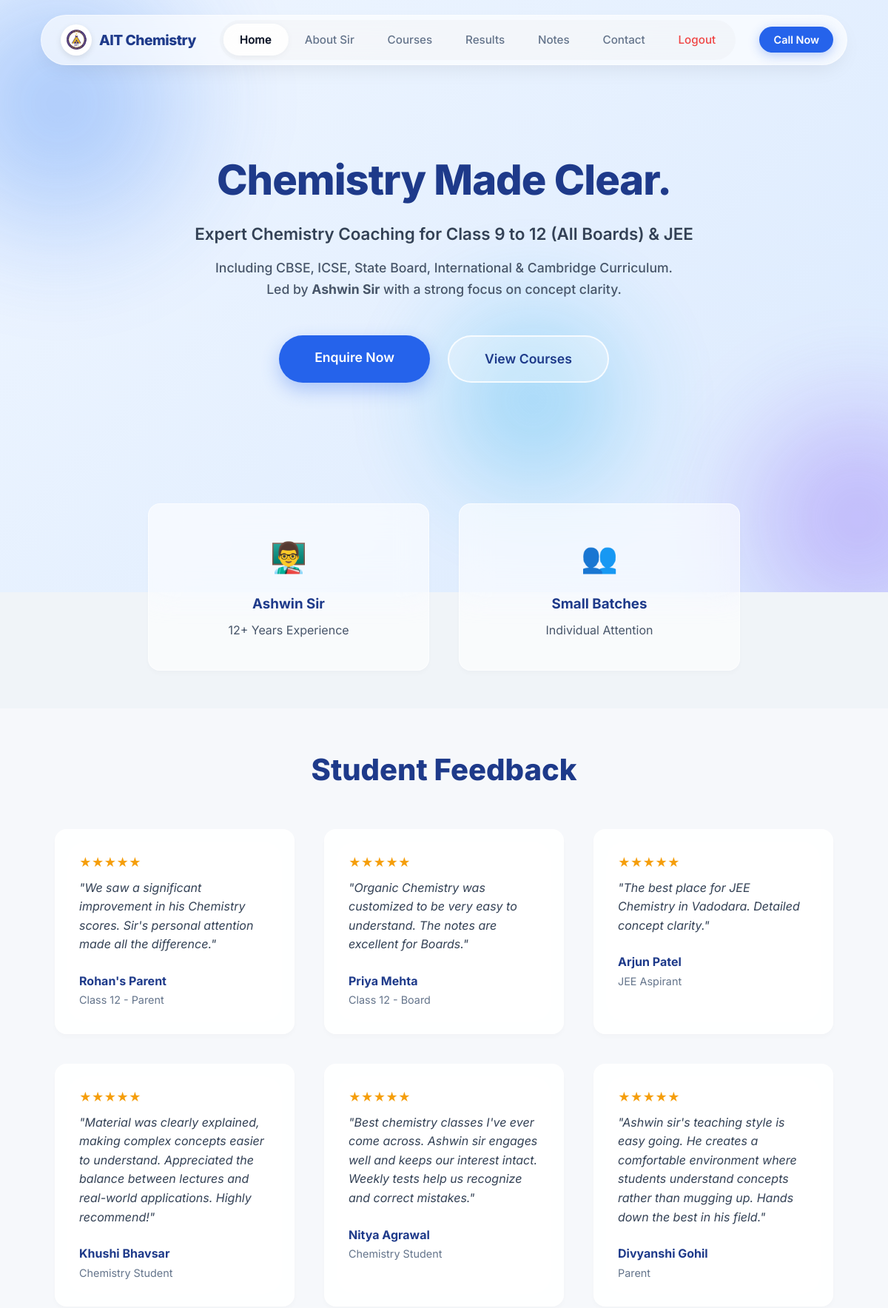
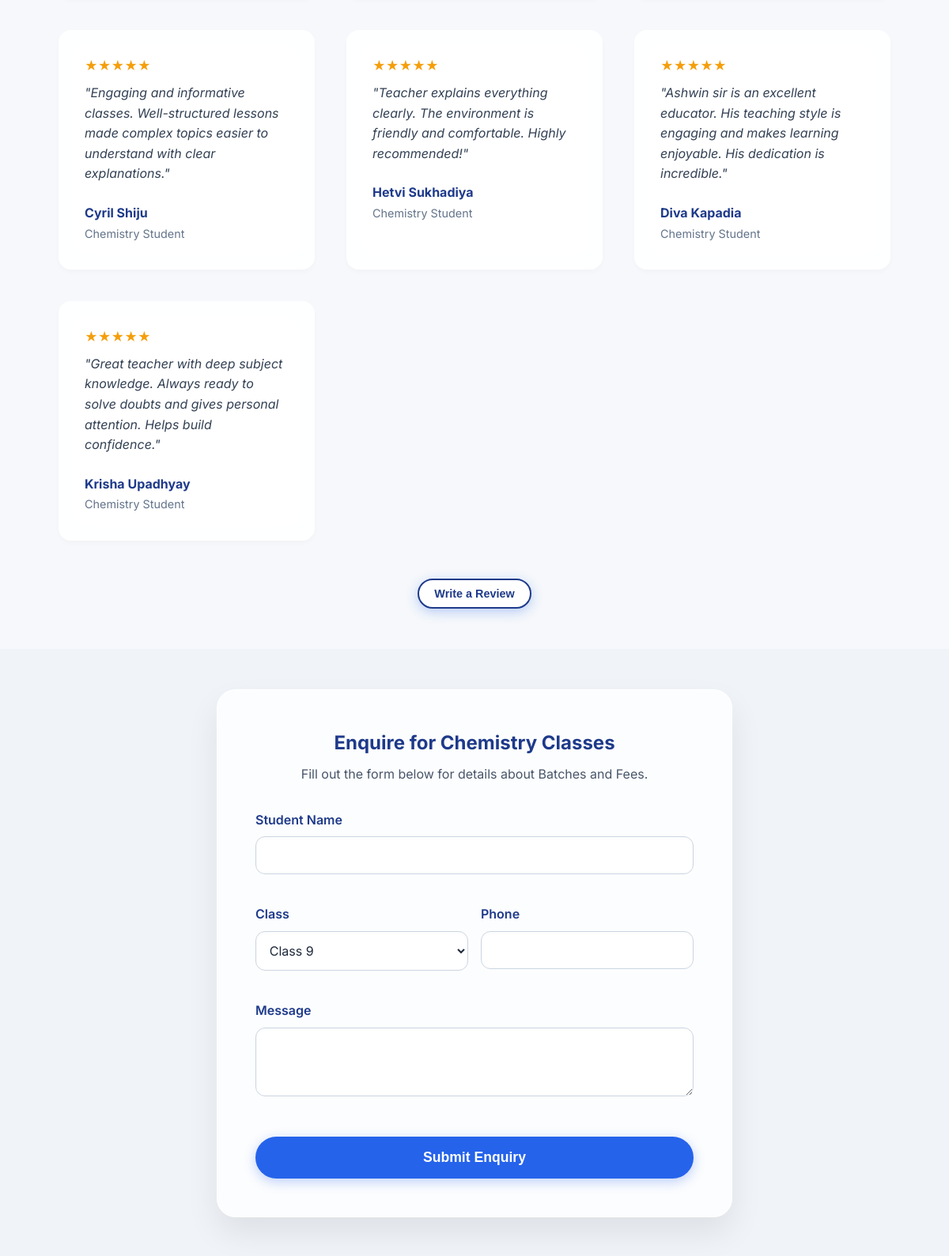
The page / (signed in, upper part) on the database its author committed (2 pictures, top to bottom).
### tables this page shows
CREATE TABLE testimonials (
    id INTEGER PRIMARY KEY AUTOINCREMENT,
    student_name TEXT NOT NULL,
    content TEXT NOT NULL,
    class_info TEXT NOT NULL,
    rating INTEGER DEFAULT 5,
    is_featured INTEGER DEFAULT 0
);

### app.py (the view)
@app.route('/')
def home():
    conn = get_db()
    testimonials = conn.execute('SELECT * FROM testimonials WHERE is_featured = 1').fetchall()
    return render_template('home.html', testimonials=testimonials, page_class='home-page')

### app.py (called while the page is built)
def get_db():
    db = getattr(g, '_database', None)
    if db is None:
        db = g._database = sqlite3.connect(DATABASE)
        db.row_factory = sqlite3.Row
    return db

@app.teardown_appcontext
def close_connection(exception):
    db = getattr(g, '_database', None)
    if db is not None:
        db.close()

### templates/home.html (shortened to what this page needs)
{% extends "base.html" %}
{% block content %}
<section class="hero"
    style="min-height: 85vh; padding-top: 50px; display: flex; flex-direction: column; justify-content: center; position: relative;">
    <div class="container" style="text-align: center; max-width: 900px;">
        <h1
            style="font-size: 3.5rem; color: #1e3a8a; margin-bottom: 1.5rem; font-weight: 800; letter-spacing: -1px; line-height: 1.1;">
            Chemistry Made Clear.
        </h1>
        <div class="desktop-only">
            <p style="font-size: 1.4rem; color: #334155; margin-bottom: 1rem; font-weight: 600; line-height: 1.5;">
                Expert Chemistry Coaching for Class 9 to 12 (All Boards) & JEE
            </p>
            <p style="font-size: 1.1rem; color: #475569; margin-bottom: 3rem; font-weight: 500;">
                Including CBSE, ICSE, State Board, International & Cambridge Curriculum.<br>
                Led by <strong>Ashwin Sir</strong> with a strong focus on concept clarity.
            </p>
        </div>
        <div style="display: flex; gap: 1.5rem; justify-content: center; flex-wrap: wrap;">
            <a href="#enquire-section" class="nav-btn"
                style="padding: 1rem 3rem; font-size: 1.1rem; box-shadow: 0 10px 25px rgba(37, 99, 235, 0.3);">
                Enquire Now
            </a>
            <a href="{{ url_for('courses') }}" class="glass-btn-outline"
                style="padding: 1rem 3rem; font-size: 1.1rem; border-radius: 50px; border: 2px solid #1e3a8a; color: #1e3a8a; font-weight: 600; text-decoration: none; transition: all 0.3s;">
                View Courses
            </a>
        </div>
    </div>
</section>
<section class="section" style="padding-top: 0;">
    <div class="container">
        <div class="grid-3" style="grid-template-columns: repeat(2, 1fr); max-width: 800px; margin: 0 auto;">
            <div class="glass-card" style="text-align: center; padding: 2.5rem 2rem;">
                <div style="font-size: 2.5rem; margin-bottom: 1rem;">👨‍🏫</div>
                <h3 style="color: #1e3a8a; margin-bottom: 0.5rem;">Ashwin Sir</h3>
                <p style="color: #475569;">12+ Years Experience</p>
            </div>
            <div class="glass-card" style="text-align: center; padding: 2.5rem 2rem;">
                <div style="font-size: 2.5rem; margin-bottom: 1rem;">👥</div>
                <h3 style="color: #1e3a8a; margin-bottom: 0.5rem;">Small Batches</h3>
                <p style="color: #475569;">Individual Attention</p>
            </div>
        </div>
    </div>
</section>
<section class="section" style="background: rgba(255,255,255,0.4);">
    <div class="container">
        <h2 class="section-title" style="margin-bottom: 3rem; color: #1e3a8a;">Student Feedback</h2>
        <div class="grid-3">
            {% for testimonial in testimonials %}
            <div class="glass-card" style="background: rgba(255, 255, 255, 0.85);">
                <div style="color: #f59e0b; margin-bottom: 0.5rem;">★★★★★</div>
                <p style="font-style: italic; color: #334155; margin-bottom: 1.5rem;">"{{ testimonial.content }}"</p>
                <div>
                    <strong style="color: #1e3a8a; display: block;">{{ testimonial.student_name }}</strong>
                    <span style="color: #64748b; font-size: 0.9rem;">{{ testimonial.class_info }}</span>
                </div>
            </div>
            {% endfor %}
        </div>
    </div>
    <div style="text-align: center; margin-top: 3rem;">
        <button id="toggleReviewForm" class="nav-btn"
            style="background: white; color: #1e3a8a; border: 2px solid #1e3a8a;">
            Write a Review
        </button>
    </div>
</section>
<section id="enquire-section" class="section">
    <div class="container" style="max-width: 700px;">
        <div class="glass-panel"
            style="padding: 3rem; background: rgba(255, 255, 255, 0.8); border: 1px solid rgba(255,255,255,0.8); box-shadow: 0 20px 40px rgba(0,0,0,0.08);">
            <div style="text-align: center; margin-bottom: 2rem;">
                <h2 style="color: #1e3a8a; margin-bottom: 0.5rem;">Enquire for Chemistry Classes</h2>
                <p style="color: #475569;">Fill out the form below for details about Batches and Fees.</p>
            </div>
            <form action="{{ url_for('submit_enquiry') }}" method="POST">
                <div style="margin-bottom: 1.2rem;">
                    <label style="display: block; margin-bottom: 0.5rem; color: #1e3a8a; font-weight: 600;">Student
                        Name</label>
                    <input type="text" name="name" required
                        style="background: white; border: 1px solid #cbd5e1; padding: 0.8rem;">
                </div>
                <div style="display: grid; grid-template-columns: 1fr 1fr; gap: 1rem; margin-bottom: 1.2rem;">
                    <div>
                        <label
                            style="display: block; margin-bottom: 0.5rem; color: #1e3a8a; font-weight: 600;">Class</label>
                        <select name="class_type"
                            style="background: white; border: 1px solid #cbd5e1; padding: 0.8rem;">
                            <option>Class 9</option>
                        </select>
                    </div>
                    <div>
                        <label
                            style="display: block; margin-bottom: 0.5rem; color: #1e3a8a; font-weight: 600;">Phone</label>
                        <input type="tel" name="phone" required
                            style="background: white; border: 1px solid #cbd5e1; padding: 0.8rem;">
                    </div>
                </div>
                <div style="margin-bottom: 1.5rem;">
                    <label
                        style="display: block; margin-bottom: 0.5rem; color: #1e3a8a; font-weight: 600;">Message</label>
                    <textarea name="message" rows="3"
                        style="background: white; border: 1px solid #cbd5e1; padding: 0.8rem;"></textarea>
                </div>
                <button type="submit" class="nav-btn"
                    style="width: 100%; padding: 1rem; font-size: 1.1rem; margin: 0;">Submit Enquiry</button>
            </form>
        </div>
    </div>
</section>
{% endblock %}

### static/css/style.css (style rules this page uses)
html { scroll-behavior: smooth; }
* { box-sizing: border-box; margin: 0; padding: 0; }
body { font-family: 'Inter', -apple-system, BlinkMacSystemFont, "Segoe UI", Roboto, sans-serif; color: var(--text-color); background: #f0f4f8; min-height: 100vh; width: 100%; max-width: 100%; overflow-x: hidden; line-height: 1.6; position: relative; }
.glass-panel { background: var(--glass-bg); backdrop-filter: var(--glass-blur); -webkit-backdrop-filter: var(--glass-blur); border: var(--glass-border); box-shadow: var(--glass-shadow); border-radius: var(--radius-lg); transition: transform 0.3s ease; }
.glass-card { background: rgba(255, 255, 255, 0.6); backdrop-filter: blur(20px); -webkit-backdrop-filter: blur(20px); border: 1px solid rgba(255, 255, 255, 0.6); border-radius: var(--radius-md); padding: 2rem; transition: var(--transition); position: relative; overflow: hidden; box-shadow: 0 4px 6px rgba(0, 0, 0, 0.02); color: var(--text-color); }
.glass-card h3, .glass-card h2 { color: #1e3a8a; }
input, textarea, select { width: 100%; padding: 1rem 1.2rem; border-radius: 12px; border: 1px solid rgba(203, 213, 225, 0.6); background: rgba(255, 255, 255, 0.9); margin-bottom: 1.2rem; font-size: 1rem; transition: all 0.2s ease; font-family: inherit; color: #1e293b; box-shadow: inset 0 2px 4px rgba(0, 0, 0, 0.02); }
.nav-btn { padding: 0.55rem 1.2rem; border-radius: 100px; background: #2563eb; color: white; text-decoration: none; font-weight: 600; font-size: 0.9rem; border: none; box-shadow: 0 4px 15px rgba(37, 99, 235, 0.3); transition: transform 0.2s ease, box-shadow 0.2s ease; }
.glass-btn-outline { background: rgba(255, 255, 255, 0.3) !important; border: 2px solid rgba(255, 255, 255, 0.8) !important; color: #1e3a8a !important; font-weight: 600 !important; }
.container { max-width: 1100px; margin: 0 auto; padding: 0 24px; }
.section { padding: 3.2rem 0; }
.section-title { font-size: 2.5rem; font-weight: 800; text-align: center; margin-bottom: 4rem; color: #1e3a8a; text-shadow: none; }
.grid-3 { display: grid; grid-template-columns: repeat(auto-fit, minmax(320px, 1fr)); gap: 2.5rem; }

### rows shown on the page
testimonials: content "We saw a significant improvement in his Chemistry scores. Sir's personal attention made all the difference.", student_name "Rohan's Parent", class_info "Class 12 - Parent"
testimonials: content "Organic Chemistry was customized to be very easy to understand. The notes are excellent for Boards.", student_name "Priya Mehta", class_info "Class 12 - Board"
testimonials: content "The best place for JEE Chemistry in Vadodara. Detailed concept clarity.", student_name "Arjun Patel", class_info "JEE Aspirant"
testimonials: content "Material was clearly explained, making complex concepts easier to understand. Appreciated the balance between lectures and real-world applications. Highly recommend!", student_name "Khushi Bhavsar", class_info "Chemistry Student"
testimonials: content "Best chemistry classes I've ever come across. Ashwin sir engages well and keeps our interest intact. Weekly tests help us recognize and correct mistakes.", student_name "Nitya Agrawal", class_info "Chemistry Student"
testimonials: content "Ashwin sir's teaching style is easy going. He creates a comfortable environment where students understand concepts rather than mugging up. Hands down the best in his field.", student_name "Divyanshi Gohil", class_info "Parent"
testimonials: content "Engaging and informative classes. Well-structured lessons made complex topics easier to understand with clear explanations.", student_name "Cyril Shiju", class_info "Chemistry Student"
testimonials: content "Teacher explains everything clearly. The environment is friendly and comfortable. Highly recommended!", student_name "Hetvi Sukhadiya", class_info "Chemistry Student"
testimonials: content "Ashwin sir is an excellent educator. His teaching style is engaging and makes learning enjoyable. His dedication is incredible.", student_name "Diva Kapadia", class_info "Chemistry Student"
testimonials: content "Great teacher with deep subject knowledge. Always ready to solve doubts and gives personal attention. Helps build confidence.", student_name "Krisha Upadhyay", class_info "Chemistry Student"
